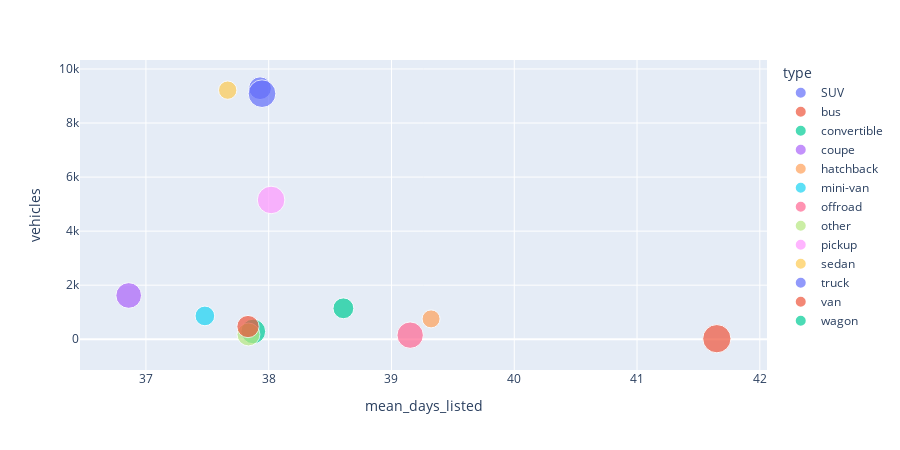

The notebook cell this image was saved under:
### Code cell
# plotting interactive scatter plots
fig = px.scatter(normal_brand_listing, x='mean_days_listed', y='vehicles', 
                 size='price', color='type', hover_name='type')
fig.update_layout(width=900, 
                  height=450
)        

fig.show()

### Figure 1 — Plotly figure (JSON) as saved in the notebook; plotly's stock layout.template omitted (floating-point values rounded to 4 significant figures)
{"data": [{"hovertemplate": "<b>%{hovertext}</b><br><br>type=SUV<br>mean_days_listed=%{x}<br>vehicles=%{y}<br>price=%{marker.size}<extra></extra>", "hovertext": ["SUV"], "legendgroup": "SUV", "marker": {"color": "#636efa", "size": [10750.0], "sizemode": "area", "sizeref": 41.6, "symbol": "circle"}, "mode": "markers", "name": "SUV", "orientation": "v", "showlegend": true, "type": "scatter", "x": [37.93], "xaxis": "x", "y": [9289], "yaxis": "y"}, {"hovertemplate": "<b>%{hovertext}</b><br><br>type=bus<br>mean_days_listed=%{x}<br>vehicles=%{y}<br>price=%{marker.size}<extra></extra>", "hovertext": ["bus"], "legendgroup": "bus", "marker": {"color": "#EF553B", "size": [16640.0], "sizemode": "area", "sizeref": 41.6, "symbol": "circle"}, "mode": "markers", "name": "bus", "orientation": "v", "showlegend": true, "type": "scatter", "x": [41.65], "xaxis": "x", "y": [20], "yaxis": "y"}, {"hovertemplate": "<b>%{hovertext}</b><br><br>type=convertible<br>mean_days_listed=%{x}<br>vehicles=%{y}<br>price=%{marker.size}<extra></extra>", "hovertext": ["convertible"], "legendgroup": "convertible", "marker": {"color": "#00cc96", "size": [12720.0], "sizemode": "area", "sizeref": 41.6, "symbol": "circle"}, "mode": "markers", "name": "convertible", "orientation": "v", "showlegend": true, "type": "scatter", "x": [37.87], "xaxis": "x", "y": [287], "yaxis": "y"}, {"hovertemplate": "<b>%{hovertext}</b><br><br>type=coupe<br>mean_days_listed=%{x}<br>vehicles=%{y}<br>price=%{marker.size}<extra></extra>", "hovertext": ["coupe"], "legendgroup": "coupe", "marker": {"color": "#ab63fa", "size": [13700.0], "sizemode": "area", "sizeref": 41.6, "symbol": "circle"}, "mode": "markers", "name": "coupe", "orientation": "v", "showlegend": true, "type": "scatter", "x": [36.86], "xaxis": "x", "y": [1619], "yaxis": "y"}, {"hovertemplate": "<b>%{hovertext}</b><br><br>type=hatchback<br>mean_days_listed=%{x}<br>vehicles=%{y}<br>price=%{marker.size}<extra></extra>", "hovertext": ["hatchback"], "legendgroup": "hatchback", "marker": {"color": "#FFA15A", "size": [6737.0], "sizemode": "area", "sizeref": 41.6, "symbol": "circle"}, "mode": "markers", "name": "hatchback", "orientation": "v", "showlegend": true, "type": "scatter", "x": [39.32], "xaxis": "x", "y": [753], "yaxis": "y"}, {"hovertemplate": "<b>%{hovertext}</b><br><br>type=mini-van<br>mean_days_listed=%{x}<br>vehicles=%{y}<br>price=%{marker.size}<extra></extra>", "hovertext": ["mini-van"], "legendgroup": "mini-van", "marker": {"color": "#19d3f3", "size": [8061.0], "sizemode": "area", "sizeref": 41.6, "symbol": "circle"}, "mode": "markers", "name": "mini-van", "orientation": "v", "showlegend": true, "type": "scatter", "x": [37.48], "xaxis": "x", "y": [862], "yaxis": "y"}, {"hovertemplate": "<b>%{hovertext}</b><br><br>type=offroad<br>mean_days_listed=%{x}<br>vehicles=%{y}<br>price=%{marker.size}<extra></extra>", "hovertext": ["offroad"], "legendgroup": "offroad", "marker": {"color": "#FF6692", "size": [14504], "sizemode": "area", "sizeref": 41.6, "symbol": "circle"}, "mode": "markers", "name": "offroad", "orientation": "v", "showlegend": true, "type": "scatter", "x": [39.15], "xaxis": "x", "y": [151], "yaxis": "y"}, {"hovertemplate": "<b>%{hovertext}</b><br><br>type=other<br>mean_days_listed=%{x}<br>vehicles=%{y}<br>price=%{marker.size}<extra></extra>", "hovertext": ["other"], "legendgroup": "other", "marker": {"color": "#B6E880", "size": [10930.0], "sizemode": "area", "sizeref": 41.6, "symbol": "circle"}, "mode": "markers", "name": "other", "orientation": "v", "showlegend": true, "type": "scatter", "x": [37.84], "xaxis": "x", "y": [176], "yaxis": "y"}, {"hovertemplate": "<b>%{hovertext}</b><br><br>type=pickup<br>mean_days_listed=%{x}<br>vehicles=%{y}<br>price=%{marker.size}<extra></extra>", "hovertext": ["pickup"], "legendgroup": "pickup", "marker": {"color": "#FF97FF", "size": [15820.0], "sizemode": "area", "sizeref": 41.6, "symbol": "circle"}, "mode": "markers", "name": "pickup", "orientation": "v", "showlegend": true, "type": "scatter", "x": [38.02], "xaxis": "x", "y": [5154], "yaxis": "y"}, {"hovertemplate": "<b>%{hovertext}</b><br><br>type=sedan<br>mean_days_listed=%{x}<br>vehicles=%{y}<br>price=%{marker.size}<extra></extra>", "hovertext": ["sedan"], "legendgroup": "sedan", "marker": {"color": "#FECB52", "size": [7001.0], "sizemode": "area", "sizeref": 41.6, "symbol": "circle"}, "mode": "markers", "name": "sedan", "orientation": "v", "showlegend": true, "type": "scatter", "x": [37.67], "xaxis": "x", "y": [9217], "yaxis": "y"}, {"hovertemplate": "<b>%{hovertext}</b><br><br>type=truck<br>mean_days_listed=%{x}<br>vehicles=%{y}<br>price=%{marker.size}<extra></extra>", "hovertext": ["truck"], "legendgroup": "truck", "marker": {"color": "#636efa", "size": [15950.0], "sizemode": "area", "sizeref": 41.6, "symbol": "circle"}, "mode": "markers", "name": "truck", "orientation": "v", "showlegend": true, "type": "scatter", "x": [37.95], "xaxis": "x", "y": [9087], "yaxis": "y"}, {"hovertemplate": "<b>%{hovertext}</b><br><br>type=van<br>mean_days_listed=%{x}<br>vehicles=%{y}<br>price=%{marker.size}<extra></extra>", "hovertext": ["van"], "legendgroup": "van", "marker": {"color": "#EF553B", "size": [10310.0], "sizemode": "area", "sizeref": 41.6, "symbol": "circle"}, "mode": "markers", "name": "van", "orientation": "v", "showlegend": true, "type": "scatter", "x": [37.83], "xaxis": "x", "y": [469], "yaxis": "y"}, {"hovertemplate": "<b>%{hovertext}</b><br><br>type=wagon<br>mean_days_listed=%{x}<br>vehicles=%{y}<br>price=%{marker.size}<extra></extra>", "hovertext": ["wagon"], "legendgroup": "wagon", "marker": {"color": "#00cc96", "size": [9031.0], "sizemode": "area", "sizeref": 41.6, "symbol": "circle"}, "mode": "markers", "name": "wagon", "orientation": "v", "showlegend": true, "type": "scatter", "x": [38.61], "xaxis": "x", "y": [1144], "yaxis": "y"}], "layout": {"height": 450, "legend": {"itemsizing": "constant", "title": {"text": "type"}, "tracegroupgap": 0}, "margin": {"t": 60}, "width": 900, "xaxis": {"anchor": "y", "autorange": true, "domain": [0, 1], "range": [36.46, 42.06], "title": {"text": "mean_days_listed"}, "type": "linear"}, "yaxis": {"anchor": "x", "autorange": true, "domain": [0, 1], "range": [-1139.0, 10330.0], "title": {"text": "vehicles"}, "type": "linear"}}}
